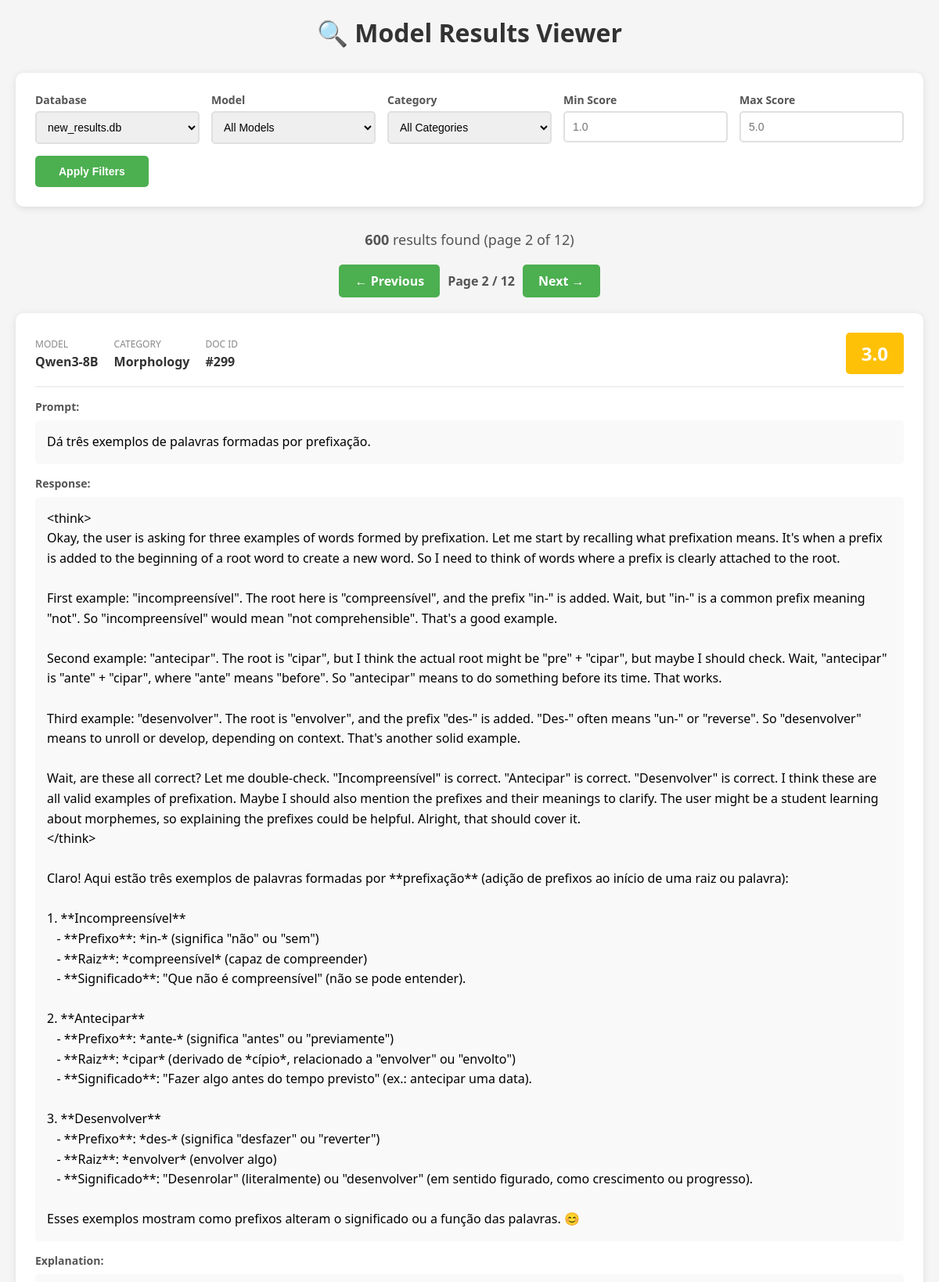
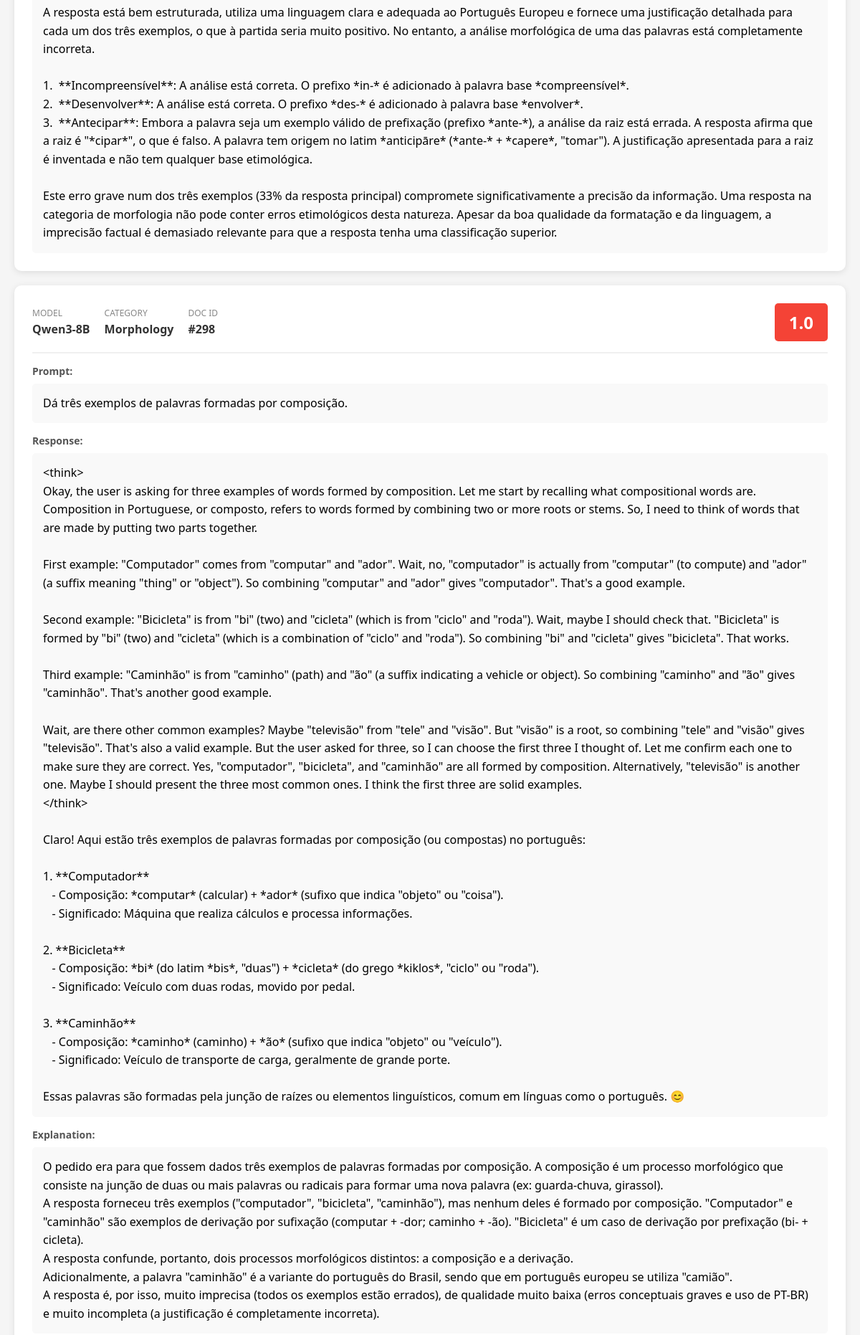
The app's page /?db=new_results.db&model=&category=&min_score=&max_score=&page=2 (upper part) with its own data (2 pictures, top to bottom).
### tables this page shows
CREATE TABLE results (
    id INTEGER PRIMARY KEY AUTOINCREMENT,
    model_name TEXT,
    doc_id INTEGER,
    doc_internal_id INTEGER,
    category TEXT,
    prompt TEXT,
    response TEXT,
    score REAL,
    explanation TEXT
);

### main.py (the view)
@app.route('/')
def index():
    conn = get_db()
    cursor = conn.cursor()
    models = cursor.execute('SELECT DISTINCT model_name FROM results ORDER BY model_name').fetchall()
    categories = cursor.execute('SELECT DISTINCT category FROM results ORDER BY category').fetchall()
    selected_db = request.args.get('db', 'new_results.db')
    selected_model = request.args.get('model', '')
    selected_category = request.args.get('category', '')
    min_score = request.args.get('min_score', '')
    max_score = request.args.get('max_score', '')
    page = int(request.args.get('page', 1))
    dbs = [f for f in os.listdir('.') if f.endswith('.db')]
    query = 'SELECT * FROM results WHERE 1=1'
    params = []
    if selected_model:
        query += ' AND model_name = ?'
        params.append(selected_model)
    if selected_category:
        query += ' AND category = ?'
        params.append(selected_category)
    if min_score:
        query += ' AND score >= ?'
        params.append(float(min_score))
    if max_score:
        query += ' AND score <= ?'
        params.append(float(max_score))
    count_query = query.replace('SELECT *', 'SELECT COUNT(*)')
    total_count = cursor.execute(count_query, params).fetchone()[0]
    per_page = 50
    offset = (page - 1) * per_page
    total_pages = (total_count + per_page - 1) // per_page
    query += f' ORDER BY id DESC LIMIT {per_page} OFFSET {offset}'
    results = cursor.execute(query, params).fetchall()
    conn.close()
    return render_template('index.html',
                         results=results,
                         total_count=total_count,
                         page=page,
                         total_pages=total_pages,
                         models=models,
                         categories=categories,
                         dbs=dbs,
                         selected_db=selected_db,
                         selected_model=selected_model,
                         selected_category=selected_category,
                         min_score=min_score,
                         max_score=max_score)

### main.py (called while the page is built)
def get_db():
    db_name = request.args.get('db', 'new_results.db')
    if not os.path.exists(db_name):
        db_name = 'new_results.db'
    conn = sqlite3.connect(db_name)
    conn.row_factory = sqlite3.Row
    return conn

### templates/index.html (shortened to what this page needs)
<!DOCTYPE html>
<html lang="pt">
<head>
</head>
<body>
    <div class="container">
        <h1>🔍 Model Results Viewer</h1>
        <div class="filters">
            <form method="GET">
                <div class="filter-row">
                    <div class="filter-group">
                        <label>Database</label>
                        <select name="db" onchange="this.form.submit()">
                            {% for db in dbs %}
                            <option value="{{ db }}" {% if selected_db == db %}selected{% endif %}>{{ db }}</option>
                            {% endfor %}
                        </select>
                    </div>
                    <div class="filter-group">
                        <label>Model</label>
                        <select name="model">
                            <option value="">All Models</option>
                        </select>
                    </div>
                    <div class="filter-group">
                        <label>Category</label>
                        <select name="category">
                            <option value="">All Categories</option>
                        </select>
                    </div>
                    <div class="filter-group">
                        <label>Min Score</label>
                        <input type="number" name="min_score" min="1" max="5" step="0.1" value="{{ min_score }}" placeholder="1.0">
                    </div>
                    <div class="filter-group">
                        <label>Max Score</label>
                        <input type="number" name="max_score" min="1" max="5" step="0.1" value="{{ max_score }}" placeholder="5.0">
                    </div>
                </div>
                <button type="submit">Apply Filters</button>
            </form>
        </div>
        <div style="text-align: center; margin-bottom: 20px; font-size: 18px; color: #555;">
            <strong>{{ total_count }}</strong> results found (page {{ page }} of {{ total_pages }})
        </div>
        {% if total_pages > 1 %}
        <div style="text-align: center; margin-bottom: 20px;">
            <div style="display: inline-flex; gap: 10px; align-items: center;">
                {% if page > 1 %}
                <a href="?db={{ selected_db }}&model={{ selected_model }}&category={{ selected_category }}&min_score={{ min_score }}&max_score={{ max_score }}&page={{ page - 1 }}"
                   style="padding: 10px 20px; background: #4CAF50; color: white; text-decoration: none; border-radius: 5px; font-weight: 600;">← Previous</a>
                {% endif %}
                <span style="color: #555; font-weight: 600;">Page {{ page }} / {{ total_pages }}</span>
                {% if page < total_pages %}
                <a href="?db={{ selected_db }}&model={{ selected_model }}&category={{ selected_category }}&min_score={{ min_score }}&max_score={{ max_score }}&page={{ page + 1 }}"
                   style="padding: 10px 20px; background: #4CAF50; color: white; text-decoration: none; border-radius: 5px; font-weight: 600;">Next →</a>
                {% endif %}
            </div>
        </div>
        {% endif %}
        <div class="results">
            {% if results %}
                {% for result in results %}
                <div class="result-card">
                    <div class="result-header">
                        <div class="result-meta">
                            <div class="meta-item">
                                <span class="meta-label">Model</span>
                                <span class="meta-value">{{ result.model_name }}</span>
                            </div>
                            <div class="meta-item">
                                <span class="meta-label">Category</span>
                                <span class="meta-value">{{ result.category }}</span>
                            </div>
                            <div class="meta-item">
                                <span class="meta-label">Doc ID</span>
                                <span class="meta-value">#{{ result.doc_internal_id }}</span>
                            </div>
                        </div>
                        <div class="score score-{{ result.score|int }}">{{ result.score }}</div>
                    </div>
                    <div class="content-section">
                        <div class="content-label">Prompt:</div>
                        <div class="content-text">{{ result.prompt }}</div>
                    </div>
                    <div class="content-section">
                        <div class="content-label">Response:</div>
                        <div class="content-text">{{ result.response }}</div>
                    </div>
                    {% if result.explanation %}
                    <div class="content-section">
                        <div class="content-label">Explanation:</div>
                        <div class="content-text">{{ result.explanation }}</div>
                    </div>
                    {% endif %}
                </div>
                {% endfor %}
            {% else %}
                <div class="no-results">No results found. Try adjusting your filters.</div>
            {% endif %}
        </div>
    </div>
</body>
</html>

### templates/index.html (style rules this page uses)
* { margin: 0; padding: 0; box-sizing: border-box; }
body { font-family: 'Segoe UI', Tahoma, Geneva, Verdana, sans-serif; background: #f5f5f5; padding: 20px; }
.container { max-width: 1400px; margin: 0 auto; }
h1 { color: #333; margin-bottom: 30px; text-align: center; }
.filters { background: white; padding: 25px; border-radius: 10px; box-shadow: 0 2px 10px rgba(0,0,0,0.1); margin-bottom: 30px; }
.filter-row { display: grid; grid-template-columns: repeat(auto-fit, minmax(200px, 1fr)); gap: 15px; margin-bottom: 15px; }
.filter-group { display: flex; flex-direction: column; }
label { font-weight: 600; color: #555; margin-bottom: 5px; font-size: 14px; }
select, input { padding: 10px; border: 2px solid #e0e0e0; border-radius: 5px; font-size: 14px; }
button { background: #4CAF50; color: white; padding: 12px 30px; border: none; border-radius: 5px; cursor: pointer; font-size: 14px; font-weight: 600; }
.results { display: grid; gap: 20px; }
.result-card { background: white; padding: 25px; border-radius: 10px; box-shadow: 0 2px 10px rgba(0,0,0,0.1); }
.result-header { display: flex; justify-content: space-between; align-items: center; margin-bottom: 15px; padding-bottom: 15px; border-bottom: 2px solid #f0f0f0; }
.result-meta { display: flex; gap: 20px; flex-wrap: wrap; }
.meta-item { display: flex; flex-direction: column; }
.meta-label { font-size: 12px; color: #888; text-transform: uppercase; }
.meta-value { font-weight: 600; color: #333; margin-top: 3px; }
.score { font-size: 24px; font-weight: bold; padding: 10px 20px; border-radius: 5px; }
.score-3 { background: #FFC107; color: white; }
.score-1 { background: #F44336; color: white; }
.content-section { margin-top: 15px; }
.content-label { font-weight: 600; color: #555; margin-bottom: 8px; font-size: 14px; }
.content-text { background: #f9f9f9; padding: 15px; border-radius: 5px; line-height: 1.6; white-space: pre-wrap; }

### records on screen
results: model_name "Qwen3-8B", category "Morphology", doc_internal_id "299", score "3.0", prompt "Dá três exemplos de palavras formadas por prefixação.", response "<think> Okay, the user is asking for three examples of words formed by prefixation. Let me start by recalling what prefixation means. It's when a prefix is added to the beginning of a root word to create a new word. So I need to think of words where a prefix is clearly attached to the root. First example: \"incompreensível\". The root here is \"compreensível\", and the prefix \"in-\" is added. Wait, but \"in-\" is a common prefix meaning \"not\". So \"incompreensível\" would mean \"not comprehensible\". That's a good example. Second example: \"antecipar\". The root is \"cipar\", but I think the actual root might be \"pre\" + \"cipar\", but maybe I should check. Wait, \"antecipar\" is \"ante\" + \"cipar\", where \"ante\"…", explanation "A resposta está bem estruturada, utiliza uma linguagem clara e adequada ao Português Europeu e fornece uma justificação detalhada para cada um dos três exemplos, o que à partida seria muito positivo. No entanto, a análise morfológica de uma das palavras está completamente incorreta. 1. **Incompreensível**: A análise está correta. O prefixo *in-* é adicionado à palavra base *compreensível*. 2. **Desenvolver**: A análise está correta. O prefixo *des-* é adicionado à palavra base *envolver*. 3. **Antecipar**: Embora a palavra seja um exemplo válido de prefixação (prefixo *ante-*), a análise da raiz está errada. A resposta afirma que a raiz é \"*cipar*\", o que é falso. A palavra tem origem no…"
results: model_name "Qwen3-8B", category "Morphology", doc_internal_id "298", score "1.0", prompt "Dá três exemplos de palavras formadas por composição.", response "<think> Okay, the user is asking for three examples of words formed by composition. Let me start by recalling what compositional words are. Composition in Portuguese, or composto, refers to words formed by combining two or more roots or stems. So, I need to think of words that are made by putting two parts together. First example: \"Computador\" comes from \"computar\" and \"ador\". Wait, no, \"computador\" is actually from \"computar\" (to compute) and \"ador\" (a suffix meaning \"thing\" or \"object\"). So combining \"computar\" and \"ador\" gives \"computador\". That's a good example. Second example: \"Bicicleta\" is from \"bi\" (two) and \"cicleta\" (which is from \"ciclo\" and \"roda\"). Wait, maybe I should check…", explanation "O pedido era para que fossem dados três exemplos de palavras formadas por composição. A composição é um processo morfológico que consiste na junção de duas ou mais palavras ou radicais para formar uma nova palavra (ex: guarda-chuva, girassol). A resposta forneceu três exemplos (\"computador\", \"bicicleta\", \"caminhão\"), mas nenhum deles é formado por composição. \"Computador\" e \"caminhão\" são exemplos de derivação por sufixação (computar + -dor; caminho + -ão). \"Bicicleta\" é um caso de derivação por prefixação (bi- + cicleta). A resposta confunde, portanto, dois processos morfológicos distintos: a composição e a derivação. Adicionalmente, a palavra \"caminhão\" é a variante do português do…"

### other values on screen
{{ total_count }} "600"
{{ page }} "2"
{{ total_pages }} "12"
form field db "new_results.db"
